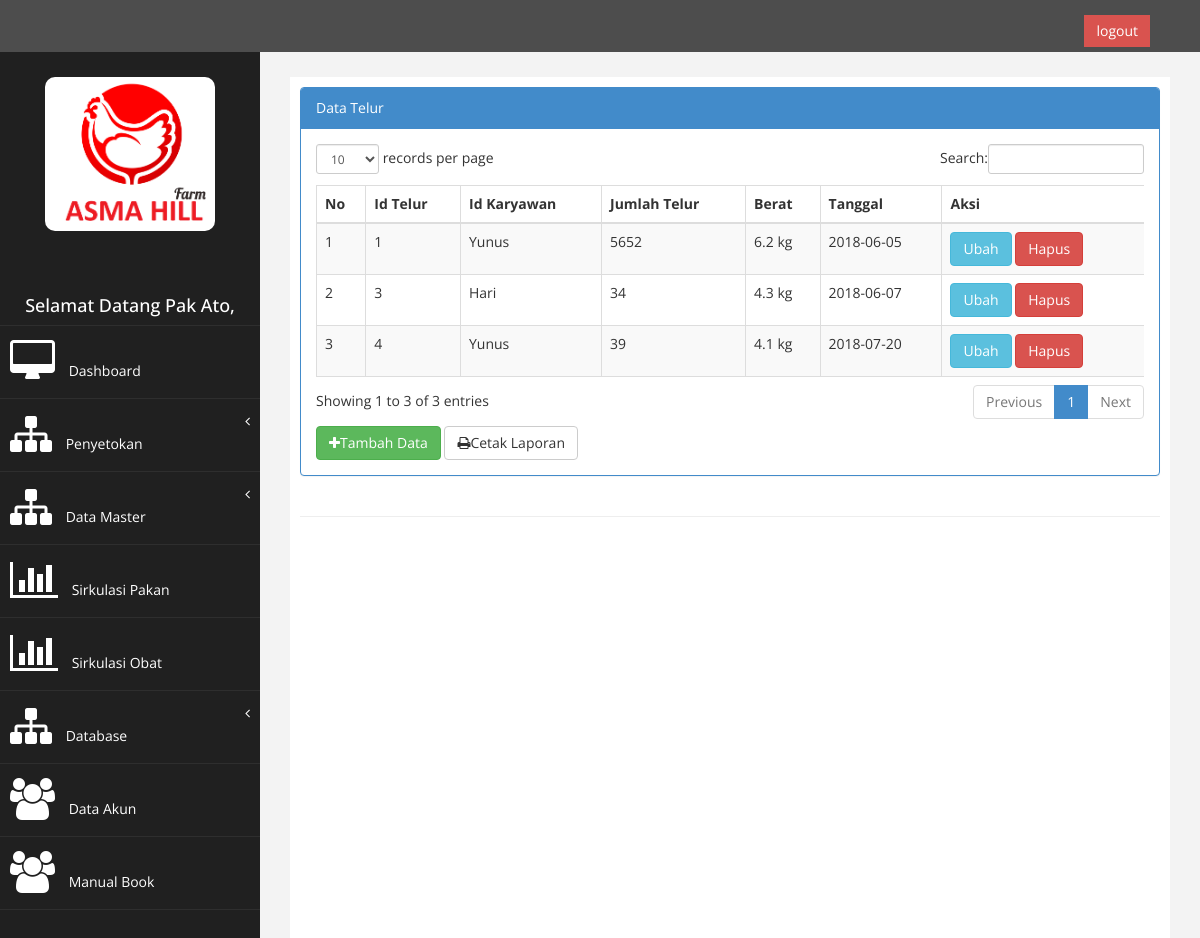
Before: /index.php?page=data_telur (signed in) with the older database file.
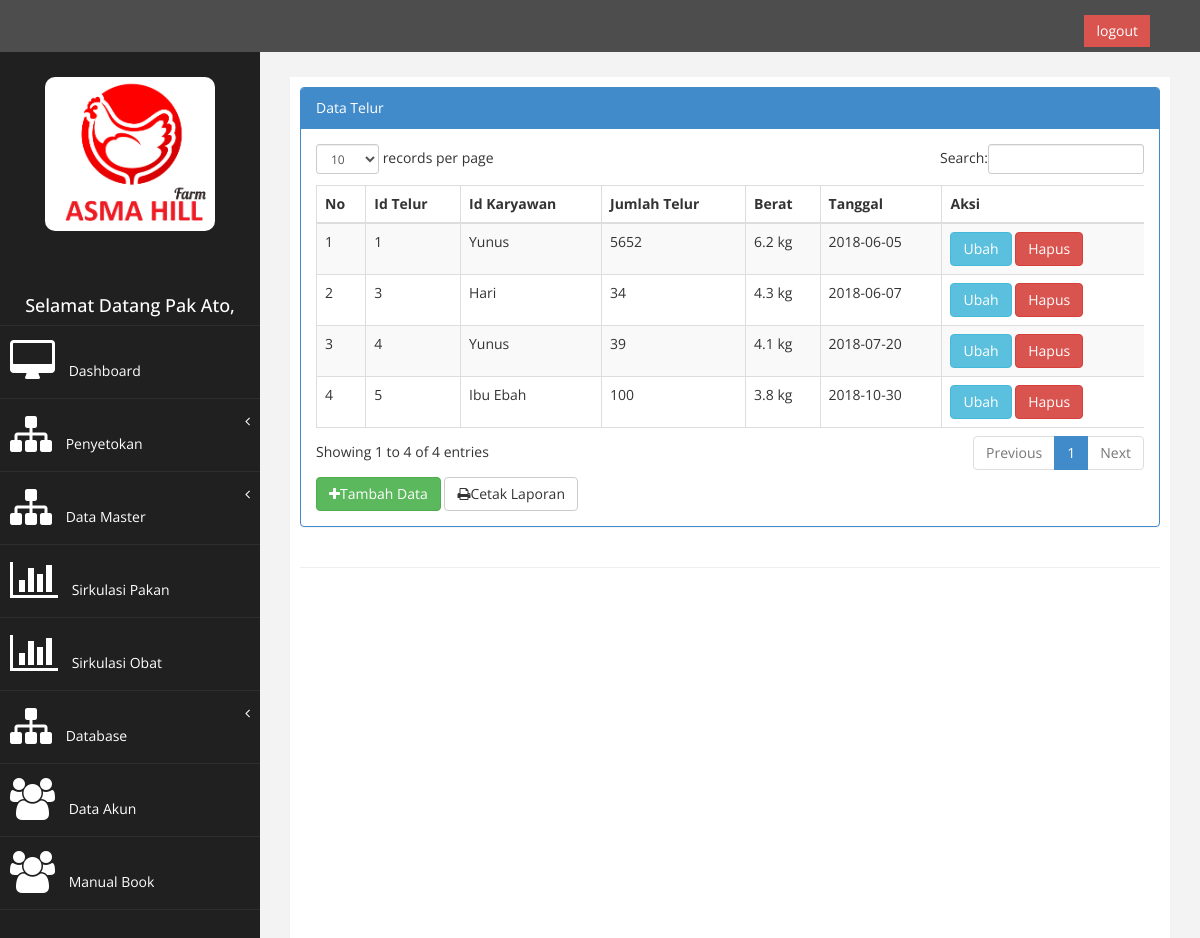
After: the same page with the newer database file.
### tables this page shows
CREATE TABLE `tb_telur` (
  `id_telur` int(7) NOT NULL AUTO_INCREMENT,
  `id_karyawan` int(7) NOT NULL,
  `jml_telur` int(10) NOT NULL,
  `berat` float NOT NULL,
  `tanggal` date NOT NULL,
  PRIMARY KEY (`id_telur`),
  KEY `id_karyawan` (`id_karyawan`),
  CONSTRAINT `tb_telur_ibfk_1` FOREIGN KEY (`id_karyawan`) REFERENCES `tb_karyawan` (`id_karyawan`) ON DELETE CASCADE ON UPDATE CASCADE
);

CREATE TABLE `tb_karyawan` (
  `id_karyawan` int(11) NOT NULL AUTO_INCREMENT,
  `nama_karyawan` varchar(250) NOT NULL,
  `alamat_karyawan` varchar(250) NOT NULL,
  `telepon_karyawan` varchar(14) NOT NULL,
  `jabatan_karyawan` varchar(50) NOT NULL,
  PRIMARY KEY (`id_karyawan`)
);

### page/data_telur/data_telur.php (the view)
<div class="row">
                <div class="col-md-12">
                    <div class="panel panel-primary">
                        <div class="panel-heading">
                             Data Telur
                        </div>
                        <div class="panel-body">
                            <div class="table-responsive">
                                <table class="table table-striped table-bordered table-hover" id="dataTables-example">
                                    <thead>
                                        <tr>
                                        	<th>No</th>
                                            <th>Id Telur</th>
                                            <th>Id Karyawan</th>
                                            <th>Jumlah Telur</th>
                                            <th>Berat</th>
                                            <th>Tanggal</th>
                                            <th>Aksi</th>
                                        </tr>
                                    </thead>
                                    <tbody>
                                    <?php
                                    $no = 1;
                                    $sql = $koneksi->query("select tb_telur.*,tb_karyawan.* from tb_telur INNER JOIN tb_karyawan ON tb_telur.id_karyawan=tb_karyawan.id_karyawan");
                                    while ($data= $sql->fetch_assoc()){
                                    ?>
                                    <tr>
                                    <td><?php echo $no++; ?></td>
                                    <td><?php echo $data['id_telur']; ?></td>
                                    <td><?php echo $data['nama_karyawan']; ?></td>
                                    <td><?php echo $data['jml_telur']; ?></td>
                                    <td><?php echo $data['berat']; ?> kg</td>
                                    <td><?php echo $data['tanggal']; ?></td>
                                    <td>
                                    <a href="?page=data_telur&aksi=ubah&id=<?php echo $data['id_telur'];?>"  class="btn btn-info">Ubah</a>
                                    <a onclick="return confirm('Anda Yakin Akan Menghapus Data Ini?')" href="?page=data_telur&aksi=hapus&id=<?php echo $data['id_telur']; ?>" class="btn btn-danger">Hapus</a>
                                    </td>
                                    </tr>
                                    <?php } ?>
                                    </tbody>
                                    </table>
                                    </div>
                                    <a href="?page=data_telur&aksi=tambah" class="btn btn-success" style="margin-bottom: : 8px";><i class="fa fa-plus"></i>Tambah Data</a>
                                    <a href="?page=data_telur&aksi=laporan" target="blank" class="btn btn-default" style="margin-bottom: : 8px";><i class="fa fa-print"></i>Cetak Laporan</a>
                                       </div>
                                        </div>
                                         </div>
                                          </div>

Changed rows visible on the page:
added tb_telur: id_telur "5", id_karyawan.nama_karyawan "Ibu Ebah", jml_telur "100", berat "3.8", tanggal "2018-10-30"
Other visible differences:
text written by a page script: "records per page Search: Showing 1 to 3 of 3 entries Previous 1 Next" → "records per page Search: Showing 1 to 4 of 4 entries Previous 1 Next"
